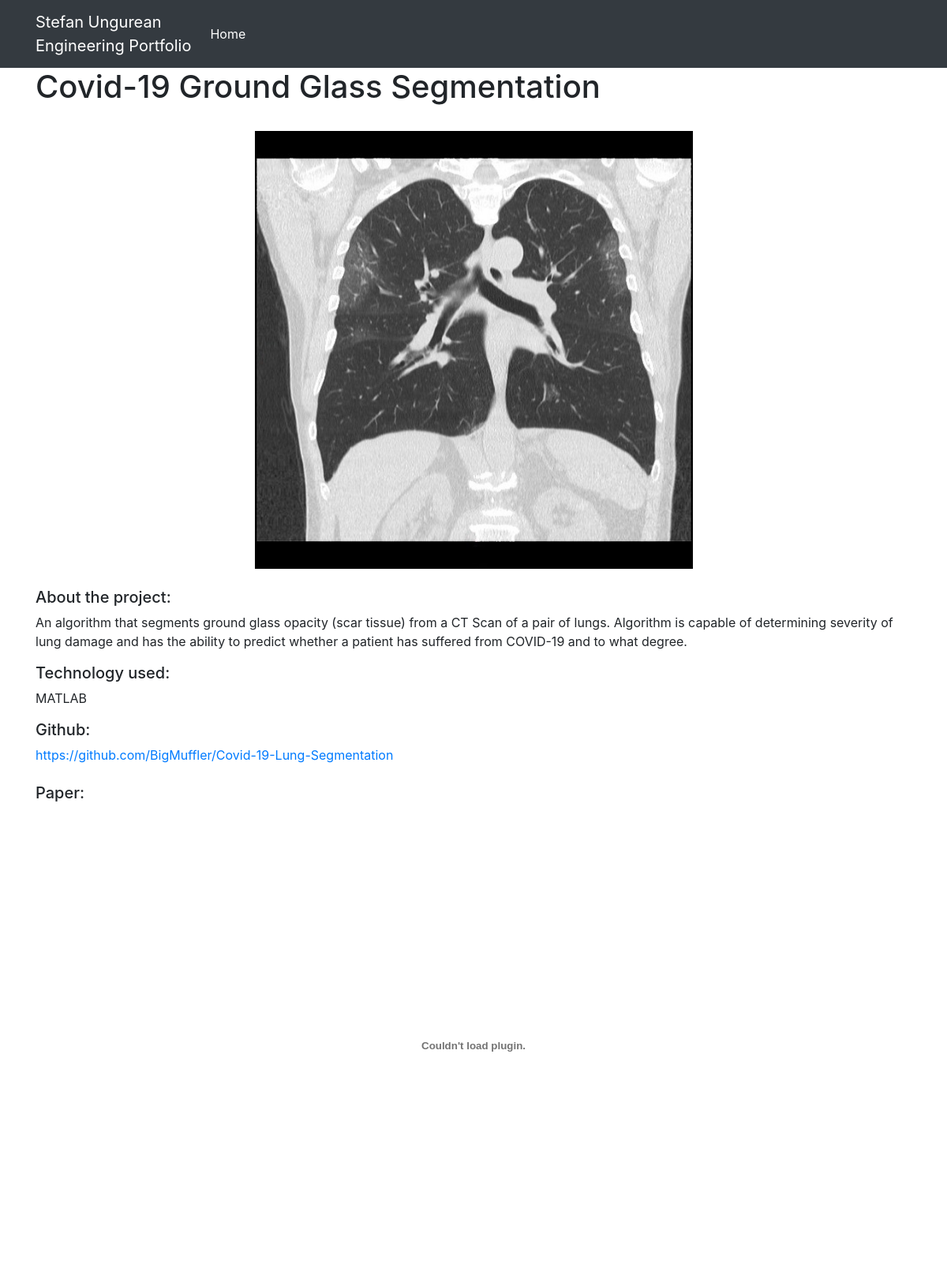
The app's page /projects/2/ with its own data.
### projects/models.py (models this page shows)
class Project(models.Model):
    title = models.CharField(max_length=100)
    description = models.TextField()
    technology = models.CharField(max_length=20)
    image = models.FilePathField(path="/img")
    deepDescription = models.TextField()
    gitLink = models.TextField()
    paperLink = models.FilePathField(path="/other")

### projects/views.py (the view)
# urls.py: path("<int:pk>/", views.project_detail, name="project_detail"),
def project_detail(request, pk):
    project = Project.objects.get(pk=pk)
    context = {
        'project': project,
    }
    return render(request, 'project_detail.html', context)

### projects/templates/project_detail.html (shortened to what this page needs)
{% extends "base.html" %}
{% load static %}
{% block page_content %}
<h1>{{ project.title }}</h1>
<br>
<div>
    <img src="{% static project.image %}" alt="" width="50%" class = "center">
</div>
<br>
<h5>About the project:</h5>
<p>{{ project.deepDescription }}</p>
<h5>Technology used: </h5>
<p>{{ project.technology }}</p>
<div>
    <h5>Github: </h5>
    <a href={{project.gitLink}}>{{ project.gitLink }}</a>
</div>
<br>
<h5>Paper: </h5>
<embed src="{% static project.paperLink %}" type="application/pdf" width="100%" height="600px" />
{% endblock %}

### projects/templates/project_detail.html (style rules this page uses)
.center { display: block; margin-left: auto; margin-right: auto; width: 50%; }

### records on screen
Project: title "Covid-19 Ground Glass Segmentation", image (picture), deepDescription "An algorithm that segments ground glass opacity (scar tissue) from a CT Scan of a pair of lungs. Algorithm is capable of determining severity of lung damage and has the ability to predict whether a patient has suffered from COVID-19 and to what degree.", technology "MATLAB", gitLink "https://github.com/BigMuffler/Covid-19-Lung-Segmentation"
